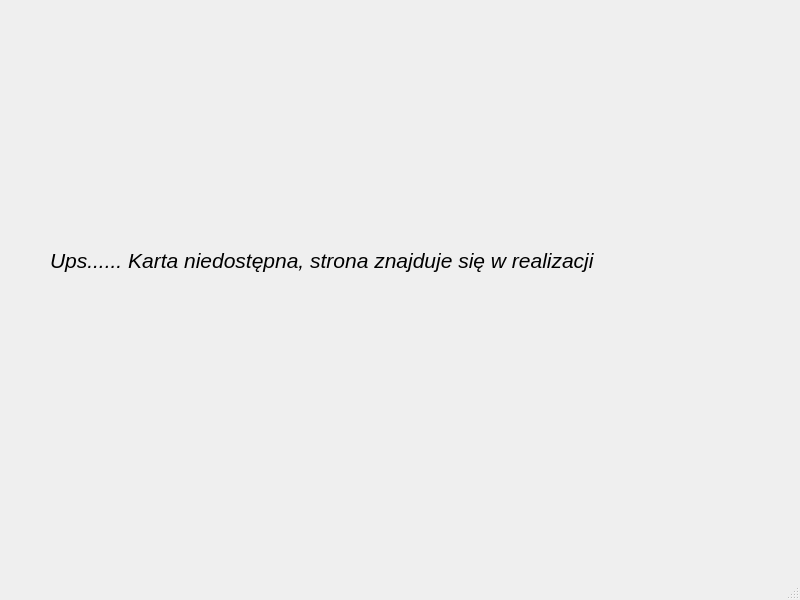
<?xml version="1.0" encoding="UTF-8"?>
<ui version="4.0">
 <class>clientwindow</class>
 <widget class="QMainWindow" name="clientwindow">
  <property name="geometry">
   <rect>
    <x>0</x>
    <y>0</y>
    <width>800</width>
    <height>600</height>
   </rect>
  </property>
  <property name="font">
   <font>
    <pointsize>16</pointsize>
    <italic>true</italic>
   </font>
  </property>
  <property name="windowTitle">
   <string>clientwindow</string>
  </property>
  <widget class="QWidget" name="centralwidget">
   <widget class="QLabel" name="label">
    <property name="geometry">
     <rect>
      <x>50</x>
      <y>100</y>
      <width>681</width>
      <height>321</height>
     </rect>
    </property>
    <property name="font">
     <font>
      <pointsize>16</pointsize>
      <italic>true</italic>
     </font>
    </property>
    <property name="text">
     <string>Ups...... Karta niedostępna, strona znajduje się w realizacji</string>
    </property>
   </widget>
  </widget>
  <widget class="QMenuBar" name="menubar">
   <property name="geometry">
    <rect>
     <x>0</x>
     <y>0</y>
     <width>800</width>
     <height>42</height>
    </rect>
   </property>
  </widget>
  <widget class="QStatusBar" name="statusbar"/>
 </widget>
 <resources/>
 <connections/>
</ui>
